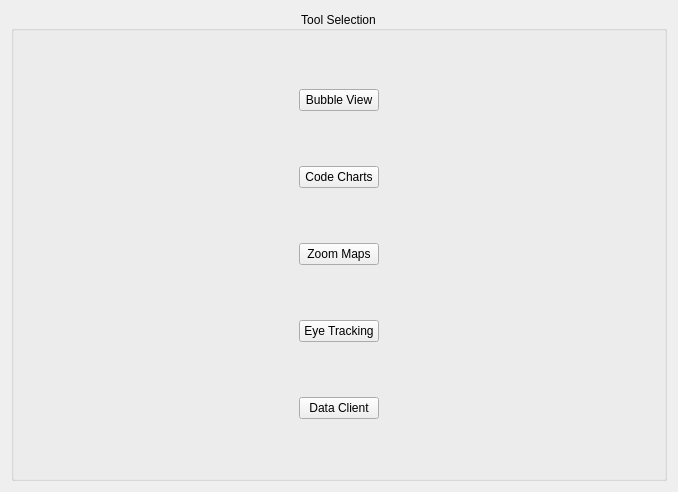
<?xml version="1.0" encoding="UTF-8"?>
<ui version="4.0">
 <class>MainMenuPage</class>
 <widget class="QWidget" name="MainMenuPage">
  <property name="geometry">
   <rect>
    <x>0</x>
    <y>0</y>
    <width>678</width>
    <height>492</height>
   </rect>
  </property>
  <property name="windowTitle">
   <string>Form</string>
  </property>
  <layout class="QVBoxLayout" name="verticalLayout_2">
   <item>
    <widget class="QGroupBox" name="toolGroup">
     <property name="sizePolicy">
      <sizepolicy hsizetype="Preferred" vsizetype="Expanding">
       <horstretch>0</horstretch>
       <verstretch>0</verstretch>
      </sizepolicy>
     </property>
     <property name="title">
      <string>Tool Selection</string>
     </property>
     <property name="alignment">
      <set>Qt::AlignCenter</set>
     </property>
     <layout class="QHBoxLayout" name="horizontalLayout">
      <property name="sizeConstraint">
       <enum>QLayout::SetDefaultConstraint</enum>
      </property>
      <item>
       <spacer name="horizontalSpacer">
        <property name="orientation">
         <enum>Qt::Horizontal</enum>
        </property>
        <property name="sizeHint" stdset="0">
         <size>
          <width>239</width>
          <height>20</height>
         </size>
        </property>
       </spacer>
      </item>
      <item>
       <layout class="QVBoxLayout" name="verticalLayout">
        <item>
         <widget class="QPushButton" name="bubbleViewButton">
          <property name="text">
           <string>Bubble View</string>
          </property>
         </widget>
        </item>
        <item>
         <widget class="QPushButton" name="codeChartsButton">
          <property name="text">
           <string>Code Charts</string>
          </property>
         </widget>
        </item>
        <item>
         <widget class="QPushButton" name="zoomMapsButton">
          <property name="text">
           <string>Zoom Maps</string>
          </property>
         </widget>
        </item>
        <item>
         <widget class="QPushButton" name="eyeTrackingButton">
          <property name="text">
           <string>Eye Tracking</string>
          </property>
         </widget>
        </item>
        <item>
         <widget class="QPushButton" name="dataClientButton">
          <property name="text">
           <string>Data Client</string>
          </property>
         </widget>
        </item>
       </layout>
      </item>
      <item>
       <spacer name="horizontalSpacer_2">
        <property name="orientation">
         <enum>Qt::Horizontal</enum>
        </property>
        <property name="sizeHint" stdset="0">
         <size>
          <width>238</width>
          <height>20</height>
         </size>
        </property>
       </spacer>
      </item>
     </layout>
    </widget>
   </item>
  </layout>
 </widget>
 <resources/>
 <connections/>
</ui>
